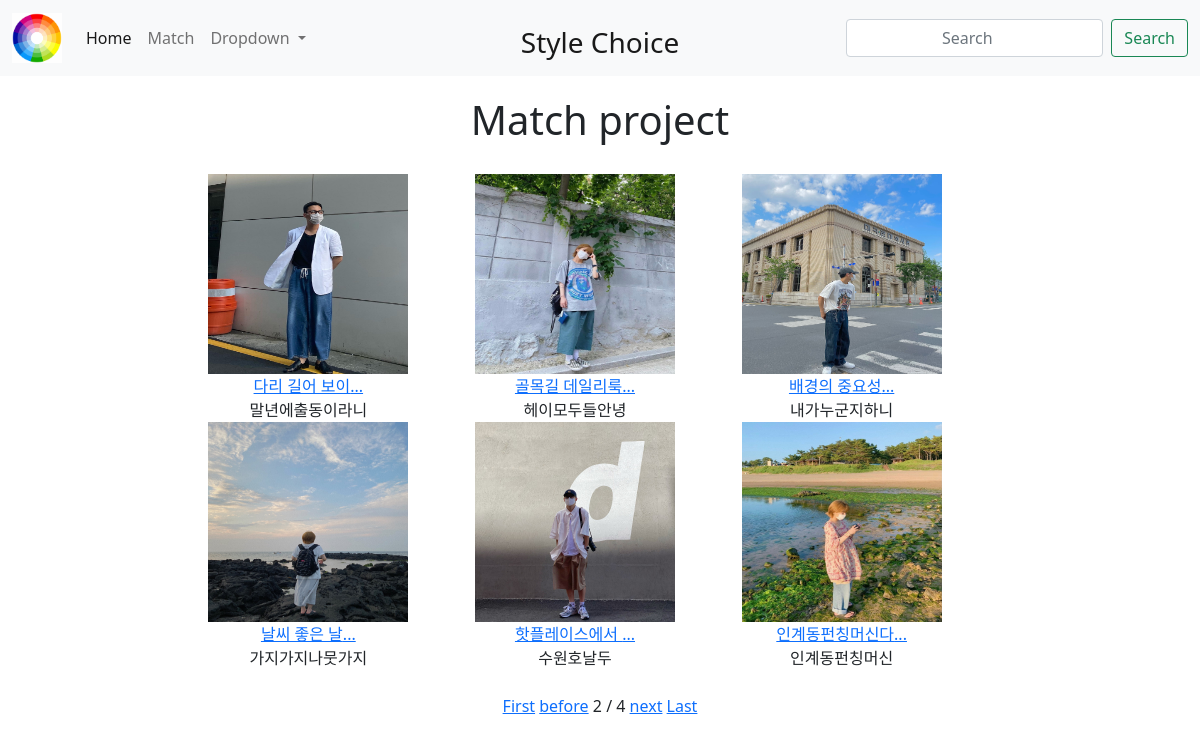
Screenshot of /?page=2 with the database file from the repository.
### match/models.py (models this page shows, shortened)
class Match(models.Model):
    title = models.CharField(max_length=100)
    writer = models.CharField(max_length=50)
    pub_date = models.DateTimeField()
    body = models.TextField()
    image = models.ImageField(upload_to="match/", blank = True, null = True) #media_url에 등록된 media폴더 안에 match라는 폴더를 만들어서 관리하겠다는 설정
    def summary_title(self):
        return self.title[:8]

### match/views.py (the view)
# urls.py: 2. Add a URL to urlpatterns:  path('', views.home, name='home')
def home(request):
    matches = Match.objects.order_by('-pub_date') #all()말고 다른 method #-pub_date는 역순 = 최신글들이 위로 보여짐
    search = request.GET.get('search')
    if search == 'true':
        writer = request.GET.get('writer')
        matches = Match.objects.filter(writer=writer)
    paginator = Paginator(matches, 6)
    page = request.GET.get('page') #GET에 .get을 하면 정보가 없어도 표현가능하다.
    matches = paginator.get_page(page)
    return render(request, 'home.html', {'matches':matches})

### match/templates/home.html (shortened to what this page needs)
{% extends 'base.html' %}
{% block content %}
    <h1 id="head">Match project</h1>
        <div class="box_container">
            {% for match in matches %}
            <div class="box">
                {% if match.image %}
                <img src="{{match.image.url}}" alt="" style="width:200px; height:200px;"><br>
                {% endif %}
                <a href = "{% url 'detail' match.id %}">{{match.summary_title}}... </a>
                <span>
                    <br>
                    {{match.writer}}
            </div>
            {% endfor %}
        </div>
    <br>
    {% if matches.has_previous %}
    <a href="?page=1">First</a>
    <a href="?page={{matches.previous_page_number}}">before</a>
    {% endif %}
    <span>{{matches.number}}</span>
    <span> / </span>
    <span>{{matches.paginator.num_pages}}</span>
    {% if matches.has_next %}
    <a href="?page={{matches.next_page_number}}">next</a>
    <a href="?page={{matches.paginator.num_pages}}">Last</a>
    {% endif %}
{% endblock %}

### ideathon/templates/base.html (style rules this page uses)
* { text-align: center; }
.box_container { width: 800px; margin: 0 auto; display: flex; flex-direction: row; flex-wrap: wrap; justify-content: space-around; }
.box { margin-right: 50px; }
#head { margin-top: 20px; margin-bottom: 30px; }

### rows the page displays
Match: image (picture), summary_title "다리 길어 보이", writer "말년에출동이라니"
Match: image (picture), summary_title "골목길 데일리룩", writer "헤이모두들안녕"
Match: image (picture), summary_title "배경의 중요성", writer "내가누군지하니"
Match: image (picture), summary_title "날씨 좋은 날", writer "가지가지나뭇가지"
Match: image (picture), summary_title "핫플레이스에서", writer "수원호날두"
Match: image (picture), summary_title "인계동펀칭머신다", writer "인계동펀칭머신"

### other values shown
{{ matches.number }} "2"
{{ matches.paginator.num_pages }} "4"
